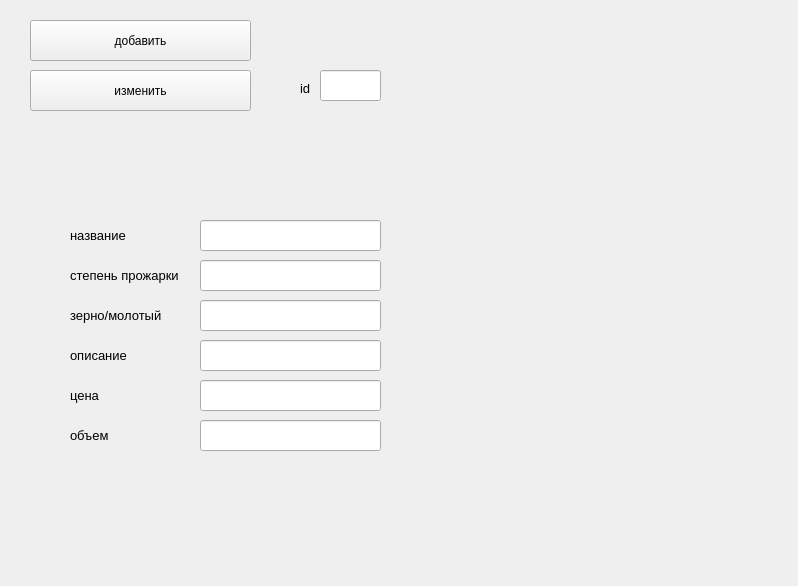
<?xml version="1.0" encoding="UTF-8"?>
<ui version="4.0">
 <class>Form</class>
 <widget class="QWidget" name="Form">
  <property name="geometry">
   <rect>
    <x>0</x>
    <y>0</y>
    <width>798</width>
    <height>586</height>
   </rect>
  </property>
  <property name="windowTitle">
   <string>Form</string>
  </property>
  <widget class="QPushButton" name="pushButton">
   <property name="geometry">
    <rect>
     <x>30</x>
     <y>20</y>
     <width>221</width>
     <height>41</height>
    </rect>
   </property>
   <property name="text">
    <string>добавить</string>
   </property>
  </widget>
  <widget class="QPushButton" name="pushButton_2">
   <property name="geometry">
    <rect>
     <x>30</x>
     <y>70</y>
     <width>221</width>
     <height>41</height>
    </rect>
   </property>
   <property name="text">
    <string>изменить</string>
   </property>
  </widget>
  <widget class="QLineEdit" name="lineEdit">
   <property name="geometry">
    <rect>
     <x>320</x>
     <y>70</y>
     <width>61</width>
     <height>31</height>
    </rect>
   </property>
   <property name="text">
    <string/>
   </property>
  </widget>
  <widget class="QLabel" name="label">
   <property name="geometry">
    <rect>
     <x>300</x>
     <y>80</y>
     <width>16</width>
     <height>16</height>
    </rect>
   </property>
   <property name="font">
    <font>
     <pointsize>10</pointsize>
    </font>
   </property>
   <property name="text">
    <string>id</string>
   </property>
  </widget>
  <widget class="QLabel" name="label_2">
   <property name="geometry">
    <rect>
     <x>70</x>
     <y>220</y>
     <width>61</width>
     <height>31</height>
    </rect>
   </property>
   <property name="font">
    <font>
     <pointsize>10</pointsize>
    </font>
   </property>
   <property name="text">
    <string>название</string>
   </property>
  </widget>
  <widget class="QLabel" name="label_3">
   <property name="geometry">
    <rect>
     <x>70</x>
     <y>260</y>
     <width>111</width>
     <height>31</height>
    </rect>
   </property>
   <property name="font">
    <font>
     <pointsize>10</pointsize>
    </font>
   </property>
   <property name="text">
    <string>степень прожарки</string>
   </property>
  </widget>
  <widget class="QLabel" name="label_4">
   <property name="geometry">
    <rect>
     <x>70</x>
     <y>300</y>
     <width>101</width>
     <height>31</height>
    </rect>
   </property>
   <property name="font">
    <font>
     <pointsize>10</pointsize>
    </font>
   </property>
   <property name="text">
    <string>зерно/молотый</string>
   </property>
  </widget>
  <widget class="QLabel" name="label_5">
   <property name="geometry">
    <rect>
     <x>70</x>
     <y>340</y>
     <width>101</width>
     <height>31</height>
    </rect>
   </property>
   <property name="font">
    <font>
     <pointsize>10</pointsize>
    </font>
   </property>
   <property name="text">
    <string>описание</string>
   </property>
  </widget>
  <widget class="QLabel" name="label_6">
   <property name="geometry">
    <rect>
     <x>70</x>
     <y>380</y>
     <width>101</width>
     <height>31</height>
    </rect>
   </property>
   <property name="font">
    <font>
     <pointsize>10</pointsize>
    </font>
   </property>
   <property name="text">
    <string>цена</string>
   </property>
  </widget>
  <widget class="QLabel" name="label_7">
   <property name="geometry">
    <rect>
     <x>70</x>
     <y>420</y>
     <width>101</width>
     <height>31</height>
    </rect>
   </property>
   <property name="font">
    <font>
     <pointsize>10</pointsize>
    </font>
   </property>
   <property name="text">
    <string>объем</string>
   </property>
  </widget>
  <widget class="QLineEdit" name="lineEdit_2">
   <property name="geometry">
    <rect>
     <x>200</x>
     <y>220</y>
     <width>181</width>
     <height>31</height>
    </rect>
   </property>
  </widget>
  <widget class="QLineEdit" name="lineEdit_3">
   <property name="geometry">
    <rect>
     <x>200</x>
     <y>260</y>
     <width>181</width>
     <height>31</height>
    </rect>
   </property>
  </widget>
  <widget class="QLineEdit" name="lineEdit_4">
   <property name="geometry">
    <rect>
     <x>200</x>
     <y>300</y>
     <width>181</width>
     <height>31</height>
    </rect>
   </property>
  </widget>
  <widget class="QLineEdit" name="lineEdit_5">
   <property name="geometry">
    <rect>
     <x>200</x>
     <y>340</y>
     <width>181</width>
     <height>31</height>
    </rect>
   </property>
  </widget>
  <widget class="QLineEdit" name="lineEdit_6">
   <property name="geometry">
    <rect>
     <x>200</x>
     <y>380</y>
     <width>181</width>
     <height>31</height>
    </rect>
   </property>
  </widget>
  <widget class="QLineEdit" name="lineEdit_7">
   <property name="geometry">
    <rect>
     <x>200</x>
     <y>420</y>
     <width>181</width>
     <height>31</height>
    </rect>
   </property>
  </widget>
 </widget>
 <resources/>
 <connections/>
</ui>
